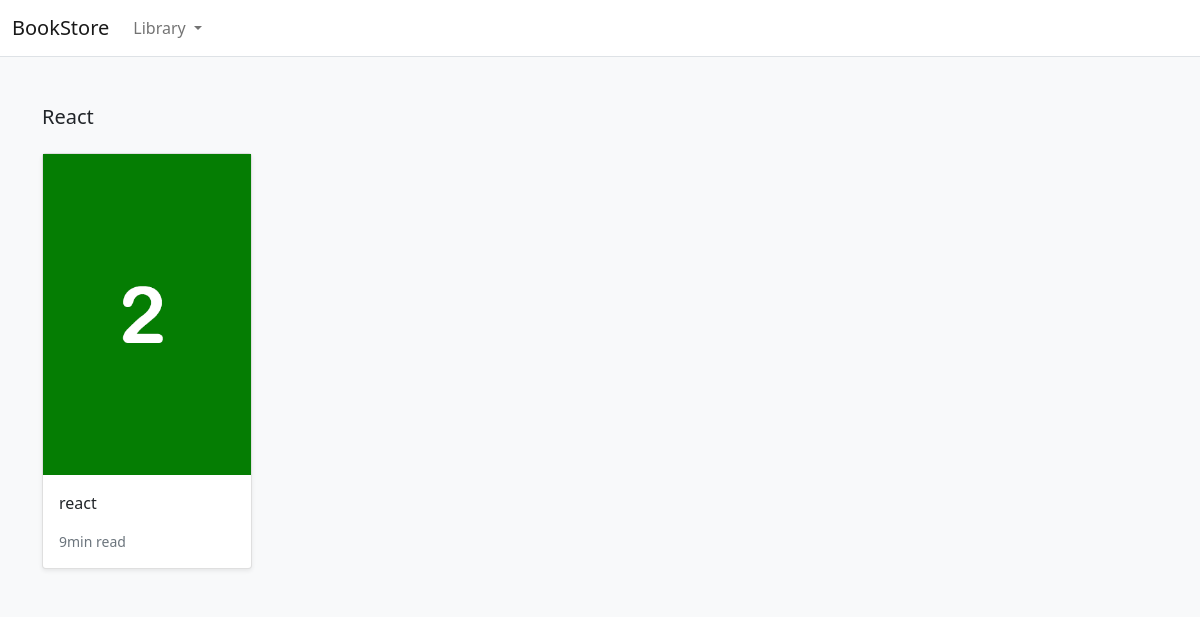
Page /shop/react/ on the committed database.
### store/models.py (models this page shows, shortened)
class Category(models.Model):
    name = models.CharField(max_length=255, db_index=True)
    slug = models.SlugField(max_length=255, unique=True)
    class Meta:
        verbose_name_plural = 'categories'
    def get_absolute_url(self):
        return reverse('store:category_list', args=[self.slug])

class Product(models.Model):
    category = models.ForeignKey(Category, on_delete=models.CASCADE, related_name='product')
    created_by = models.ForeignKey(User, on_delete=models.CASCADE, related_name='product_creator')
    title = models.CharField(max_length=255)
    author = models.CharField(max_length=255, default='admin')
    description = models.TextField(blank=True)
    image = models.ImageField(upload_to='images/', default='images/default.png')
    slug = models.SlugField(max_length=255)
    price = models.DecimalField(max_digits=4, decimal_places=2)
    in_stock = models.BooleanField(default=True)
    is_active = models.BooleanField(default=True)
    created = models.DateTimeField(auto_now_add=True)
    updated = models.DateTimeField(auto_now=True)
    objects = models.Manager()
    products = ProductManager()
    class Meta:
        verbose_name_plural = 'Products'
        ordering = ('-created',)
    def get_absolute_url(self):
        return reverse('store:product_detail', args=[self.slug])

### store/views.py (the view)
# urls.py: path('shop/<slug:category_slug>/', views.CategoryList.as_view(), name='category_list'),
class CategoryList(View):
    def get(self, request, category_slug):
        category = get_object_or_404(Category, slug=category_slug)
        products = Product.objects.filter(category=category)
        return render(request, 'store/category.html', {'category': category, 'products': products})

### store/context_processors.py (called while the page is built)
def categories(request):
    return {
        'categories': Category.objects.all()
    }

### store/templates/store/category.html (shortened to what this page needs)
{% extends 'base.html' %}
{% block content %}
<main>
  <div class="album py-5 bg-light">
    <div class="container">
      <div class="pb-3 h5">{{category.name|title}}</div>
      <div class="row row-cols-1 row-cols-sm-2 row-cols-md-5 g-3">
        {% for product in products %}
        <div class="col">
          <div class="card shadow-sm">
          <img class="img-fluid" alt="Responsive image" src="{{ product.image.url }}">
            <div class="card-body">
              <p class="card-text">
                <a class="text-dark text-decoration-none" href="{{ product.get_absolute_url }}">{{ product.title }}</a>
              </p>
              <div class="d-flex justify-content-between align-items-center">
                <small class="text-muted">9min read</small>
              </div>
            </div>
          </div>
        </div>
        {% endfor %}
      </div>
    </div>
  </div>
</main>
{% endblock %}

### rows in the picture
Category: name "React"
Product: image (picture), title "react"
